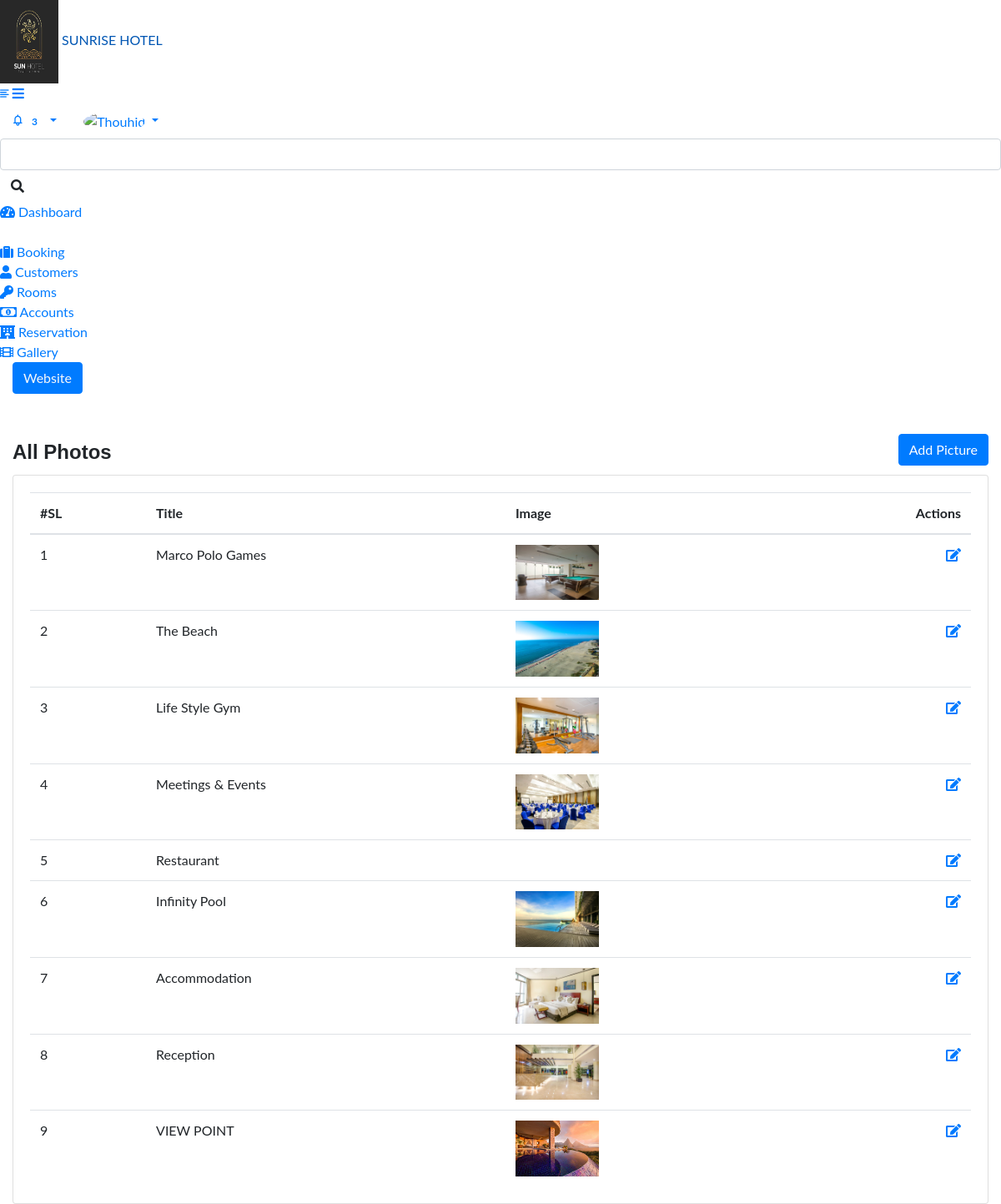
The app's page /admin/gallery_list.php (signed in), older data.
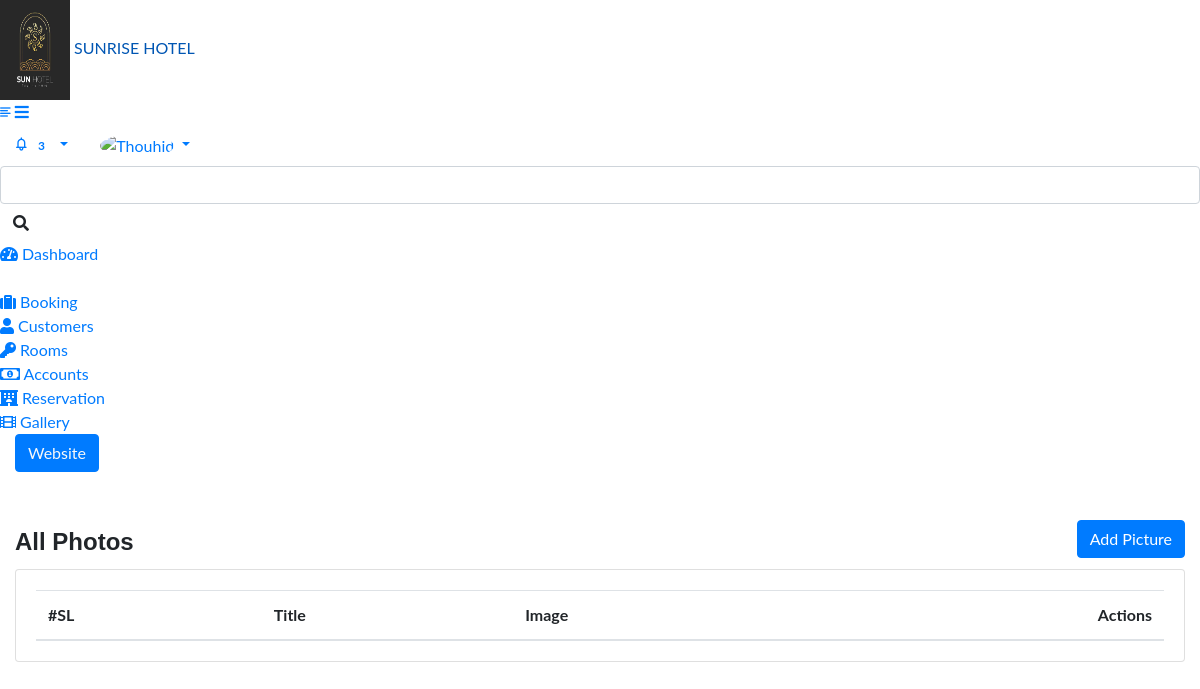
The same page, newer data.
### tables this page shows
CREATE TABLE `tbl_gallery` (
  `id` int(11) NOT NULL,
  `image` varchar(255) DEFAULT NULL,
  `title` text DEFAULT NULL,
  `created_at` datetime DEFAULT NULL,
  `created_by` int(11) DEFAULT NULL,
  `updated_at` datetime DEFAULT NULL,
  `updated_by` int(11) DEFAULT NULL,
  `deleted_at` datetime DEFAULT NULL
);

### class/crud.php (called while the page is built, shortened)
<?php
    class crud{
        private $host='localhost';
        private $user='root';
        private $password='';
        private $database='hotel';
        private $connection;
        public function __construct(){
            $this->connection=new mysqli($this->host,$this->user,$this->password,$this->database);
        }
        public function common_select_query($sql){
            $result=array();
            $error=false;
            $rs=$this->connection->query($sql);
            if($rs){
                if($rs->num_rows > 0){
                    while($r=$rs->fetch_object()){
                        array_push($result,$r);
                    }
                }
            }else{
                $error=$this->connection->error();
            }
            $return = array('data'=>$result,'error'=>$error);
            return $return;
        }
    }
?>

### admin/gallery_list.php (the view, shortened to what this page needs)
<?php require_once('include/header.php') ?>
<?php require_once('include/sidebar.php') ?>
<div class="page-wrapper">
	<div class="content container-fluid">
		<div class="page-header">
			<div class="row align-items-center">
				<div class="col">
					<div class="mt-5">
						<h4 class="card-title float-left mt-2">All Photos</h4>
						<a href="gallery_add.php" class="btn btn-primary float-right veiwbutton">Add Picture</a> </div>
				</div>
			</div>
		</div>
		<div class="row">
			<div class="col-sm-12">
				<div class="card card-table">
					<div class="card-body booking_card">
						<div class="table-responsive">
							<table class="datatable table table-stripped table table-hover table-center mb-0">
								<thead>
									<tr>
										<th>#SL</th>
										<th>Title</th>
										<th>Image</th>
										<th class="text-right">Actions</th>
									</tr>
								</thead>
								<tbody>
								<?php
					$rs=$mysqli->common_select_query("SELECT * FROM `tbl_gallery`");
					if($rs['data']){
						foreach($rs['data'] as $i=>$d){
				?>
				<tr>
					<td><?= ++$i ?></td>
					<td><?= $d->title ?></td>
					<td><img src="<?= $base_url?>../upload/gallery/<?= $d->image ?>" width="100px" alt=""></td>
					<td class="text-right">
						<a href="<?= $base_url ?>gallery_edit.php?id=<?= $d->id ?>"><i class="fa fa-edit"></i></a>
					</td>
				</tr>
				<?php }
					}
				?>
								</tbody>
							</table>
						</div>
					</div>
				</div>
			</div>
		</div>
	</div>
</div>
<?php require_once('include/footer.php') ?>

Row changes from the older to the newer data that the page shows:
removed tbl_gallery: title "Marco Polo Games", image (picture)
removed tbl_gallery: title "The Beach", image (picture)
removed tbl_gallery: title "Life Style Gym", image (picture)
removed tbl_gallery: title "Meetings & Events", image (picture)
removed tbl_gallery: title "Restaurant"
removed tbl_gallery: title "Infinity Pool", image (picture)
removed tbl_gallery: title "Accommodation", image (picture)
removed tbl_gallery: title "Reception", image (picture)
removed tbl_gallery: title "VIEW POINT", image (picture)
